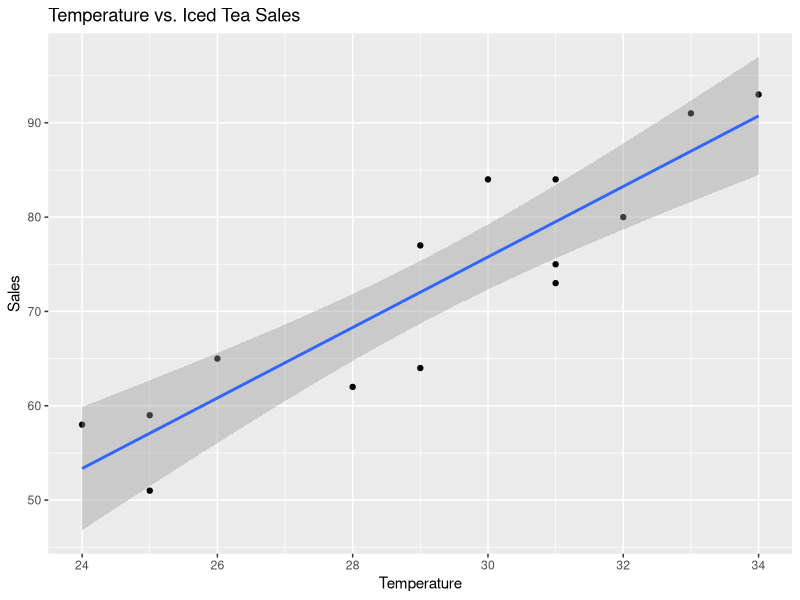
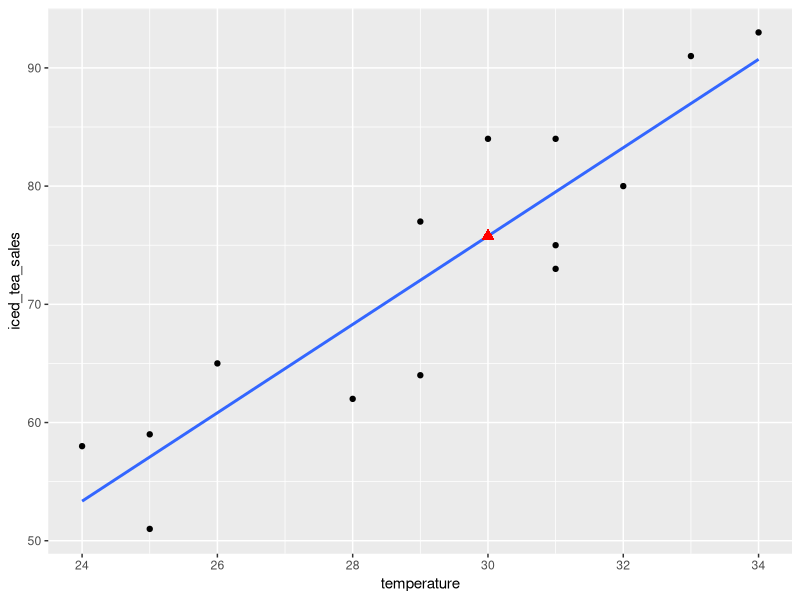

Generate these figures, in order, with R: (Note: this script raises an error after producing the figures.)
#非監督式學習 <- 資料裡面沒有答案，學習出來的結果沒辦法精準判斷是否對或錯

library(ggplot2)

temperature <- c(29, 28, 34, 31, 25, 29, 32, 31, 24, 33, 25, 31, 26, 30)
iced_tea_sales <- c(77, 62, 93, 84, 59, 64, 80, 75, 58, 91, 51, 73, 65, 84)
iced_tea_df <- data.frame(temperature, iced_tea_sales)

ggplot(iced_tea_df, aes(x = temperature, y = iced_tea_sales)) +
  geom_point() + 
  ggtitle("Temperature vs. Iced Tea Sales") +
  xlab("Temperature")+ylab("Sales") + geom_smooth(method = lm)

# 挑出與每個點距離差距總和最小的線出來呈現
# 梯度遞減

# lm() 參數第一個位置formula要指定哪個變數是y哪個變數是x

#因為要預測銷量所以把sales放前面
lm_fit <- lm(iced_tea_sales~temperature,data=iced_tea_df)
# lm_fit$coefficients 最常用

#predict
to_be_predict <- data.frame(temperature=30)
predicted_sales <- predict(lm_fit,newdata = to_be_predict)
#在30度時，銷售75.7杯 = (3.737885 * 30) - 36.361233  coefficients
to_be_predict <- cbind(to_be_predict,iced_tea_sales=predicted_sales)

#因為是根據模型去預測，所以一定落在線上面
ggplot(iced_tea_df, aes(x = temperature, y = iced_tea_sales)) +
  geom_point() +
  geom_smooth(method = "lm", se = FALSE) + 
  geom_point(data = to_be_predict, colour = "red", shape = 17, size = 3)

#評估指標RMSE 越低越好
y_hat <- predict(lm_fit, newdata = data.frame(temperature))

rmse <- (iced_tea_sales-y_hat)^2 %>%
  sum() %>%
  `/`(length(iced_tea_sales)) %>%
  sqrt()

#評估指標R-squared（愈接近 1 愈好）
summary(lm_fit)$r.squared

#建立模型
store_area <- c(10, 8, 8, 5, 7, 8, 7, 9, 6, 9)
dist_to_station <- c(80, 0, 200, 200, 300, 230, 40, 0, 330, 180)
monthly_sales <- c(469, 366, 371, 208, 246, 297, 363, 436, 198, 364)
bakery_df <- data.frame(store_area, dist_to_station, monthly_sales)

lm_fit2 <- lm(monthly_sales ~ store_area + dist_to_station , data = bakery_df)

#RMSE

y_hat2 <- predict(lm_fit2, newdata = bakery_df[,c("store_area","dist_to_station")])
rmse2 <- (monthly_sales - y_hat2)^2 %>%
  sum() %>%
  `/`(length(monthly_sales))%>%
  sqrt()